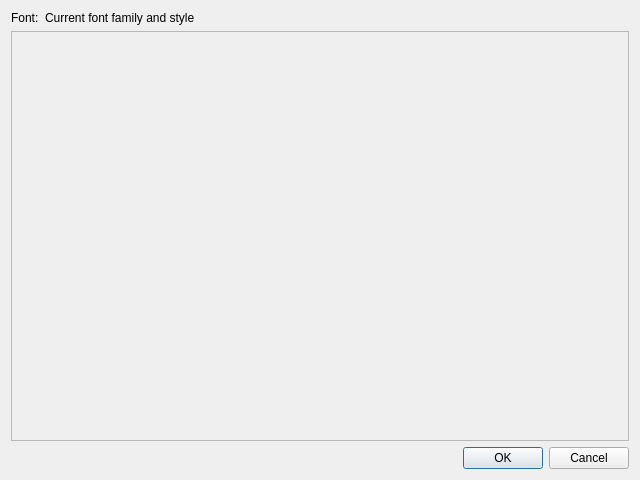
<?xml version="1.0" encoding="UTF-8"?>
<ui version="4.0">
 <class>QgsCharacterSelectorBase</class>
 <widget class="QDialog" name="QgsCharacterSelectorBase">
  <property name="geometry">
   <rect>
    <x>0</x>
    <y>0</y>
    <width>640</width>
    <height>480</height>
   </rect>
  </property>
  <property name="minimumSize">
   <size>
    <width>640</width>
    <height>480</height>
   </size>
  </property>
  <property name="windowTitle">
   <string>Character Selector</string>
  </property>
  <layout class="QVBoxLayout" name="verticalLayout">
   <item>
    <layout class="QHBoxLayout" name="horizontalLayout">
     <item>
      <widget class="QLabel" name="mCharSelectLabel">
       <property name="sizePolicy">
        <sizepolicy hsizetype="Maximum" vsizetype="Preferred">
         <horstretch>0</horstretch>
         <verstretch>0</verstretch>
        </sizepolicy>
       </property>
       <property name="text">
        <string>Font:</string>
       </property>
      </widget>
     </item>
     <item>
      <widget class="QLabel" name="mCharSelectLabelFont">
       <property name="text">
        <string>Current font family and style</string>
       </property>
      </widget>
     </item>
    </layout>
   </item>
   <item>
    <widget class="QScrollArea" name="mCharSelectScrollArea">
     <property name="minimumSize">
      <size>
       <width>0</width>
       <height>0</height>
      </size>
     </property>
     <property name="verticalScrollBarPolicy">
      <enum>Qt::ScrollBarAsNeeded</enum>
     </property>
     <property name="horizontalScrollBarPolicy">
      <enum>Qt::ScrollBarAsNeeded</enum>
     </property>
     <property name="widgetResizable">
      <bool>false</bool>
     </property>
     <widget class="QWidget" name="scrollAreaWidgetContents">
      <property name="geometry">
       <rect>
        <x>0</x>
        <y>0</y>
        <width>359</width>
        <height>371</height>
       </rect>
      </property>
     </widget>
    </widget>
   </item>
   <item>
    <widget class="QDialogButtonBox" name="mCharSelectButtonBox">
     <property name="orientation">
      <enum>Qt::Horizontal</enum>
     </property>
     <property name="standardButtons">
      <set>QDialogButtonBox::Cancel|QDialogButtonBox::Ok</set>
     </property>
    </widget>
   </item>
  </layout>
 </widget>
 <resources/>
 <connections>
  <connection>
   <sender>mCharSelectButtonBox</sender>
   <signal>accepted()</signal>
   <receiver>QgsCharacterSelectorBase</receiver>
   <slot>accept()</slot>
   <hints>
    <hint type="sourcelabel">
     <x>248</x>
     <y>254</y>
    </hint>
    <hint type="destinationlabel">
     <x>157</x>
     <y>274</y>
    </hint>
   </hints>
  </connection>
  <connection>
   <sender>mCharSelectButtonBox</sender>
   <signal>rejected()</signal>
   <receiver>QgsCharacterSelectorBase</receiver>
   <slot>reject()</slot>
   <hints>
    <hint type="sourcelabel">
     <x>316</x>
     <y>260</y>
    </hint>
    <hint type="destinationlabel">
     <x>286</x>
     <y>274</y>
    </hint>
   </hints>
  </connection>
 </connections>
</ui>
